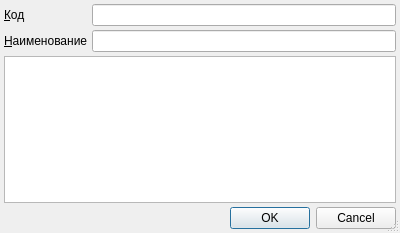
<?xml version="1.0" encoding="UTF-8"?>
<ui version="4.0">
 <class>RBMenu</class>
 <widget class="QDialog" name="RBMenu">
  <property name="geometry">
   <rect>
    <x>0</x>
    <y>0</y>
    <width>400</width>
    <height>233</height>
   </rect>
  </property>
  <property name="windowTitle">
   <string>ChangeMe!</string>
  </property>
  <property name="sizeGripEnabled">
   <bool>true</bool>
  </property>
  <layout class="QGridLayout">
   <property name="margin">
    <number>4</number>
   </property>
   <property name="spacing">
    <number>4</number>
   </property>
   <item row="1" column="0">
    <widget class="QLabel" name="lblName">
     <property name="sizePolicy">
      <sizepolicy hsizetype="Maximum" vsizetype="Preferred">
       <horstretch>0</horstretch>
       <verstretch>0</verstretch>
      </sizepolicy>
     </property>
     <property name="text">
      <string>&amp;Наименование</string>
     </property>
     <property name="buddy">
      <cstring>edtName</cstring>
     </property>
    </widget>
   </item>
   <item row="3" column="0" colspan="2">
    <widget class="QDialogButtonBox" name="buttonBox">
     <property name="standardButtons">
      <set>QDialogButtonBox::Cancel|QDialogButtonBox::Ok</set>
     </property>
    </widget>
   </item>
   <item row="2" column="0" colspan="2">
    <widget class="CInDocTableView" name="tblMenuContent"/>
   </item>
   <item row="0" column="0">
    <widget class="QLabel" name="lblCode">
     <property name="sizePolicy">
      <sizepolicy hsizetype="Maximum" vsizetype="Preferred">
       <horstretch>0</horstretch>
       <verstretch>0</verstretch>
      </sizepolicy>
     </property>
     <property name="text">
      <string>&amp;Код</string>
     </property>
     <property name="buddy">
      <cstring>edtCode</cstring>
     </property>
    </widget>
   </item>
   <item row="0" column="1">
    <widget class="QLineEdit" name="edtCode"/>
   </item>
   <item row="1" column="1">
    <widget class="QLineEdit" name="edtName"/>
   </item>
  </layout>
 </widget>
 <customwidgets>
  <customwidget>
   <class>CInDocTableView</class>
   <extends>QTableView</extends>
   <header>library/InDocTable.h</header>
  </customwidget>
 </customwidgets>
 <tabstops>
  <tabstop>edtCode</tabstop>
  <tabstop>edtName</tabstop>
  <tabstop>tblMenuContent</tabstop>
 </tabstops>
 <resources/>
 <connections>
  <connection>
   <sender>buttonBox</sender>
   <signal>accepted()</signal>
   <receiver>RBMenu</receiver>
   <slot>accept()</slot>
   <hints>
    <hint type="sourcelabel">
     <x>269</x>
     <y>290</y>
    </hint>
    <hint type="destinationlabel">
     <x>269</x>
     <y>153</y>
    </hint>
   </hints>
  </connection>
  <connection>
   <sender>buttonBox</sender>
   <signal>rejected()</signal>
   <receiver>RBMenu</receiver>
   <slot>reject()</slot>
   <hints>
    <hint type="sourcelabel">
     <x>269</x>
     <y>290</y>
    </hint>
    <hint type="destinationlabel">
     <x>269</x>
     <y>153</y>
    </hint>
   </hints>
  </connection>
 </connections>
</ui>
